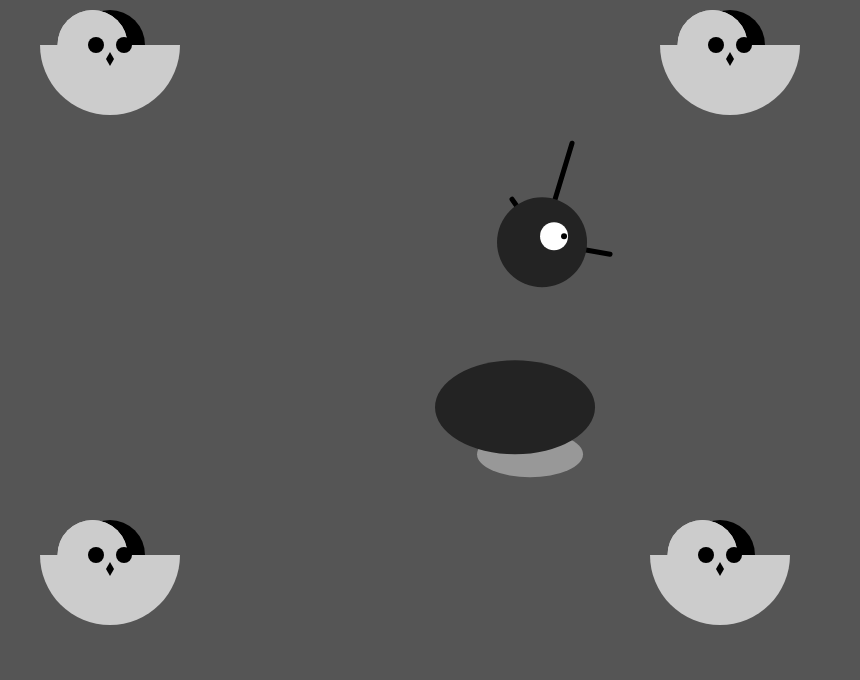
Frame 1 (no input)
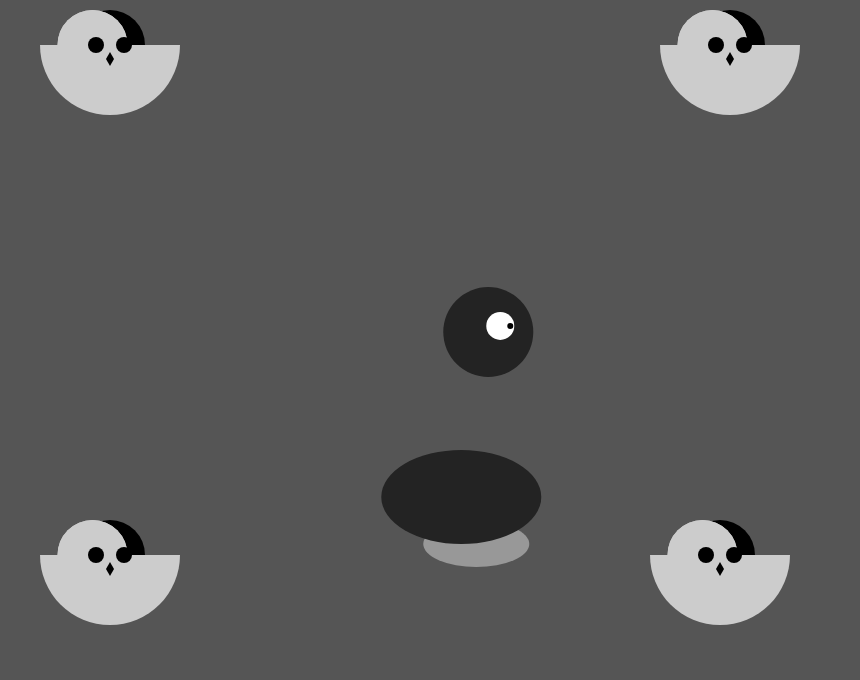
Frame 60 (no input)
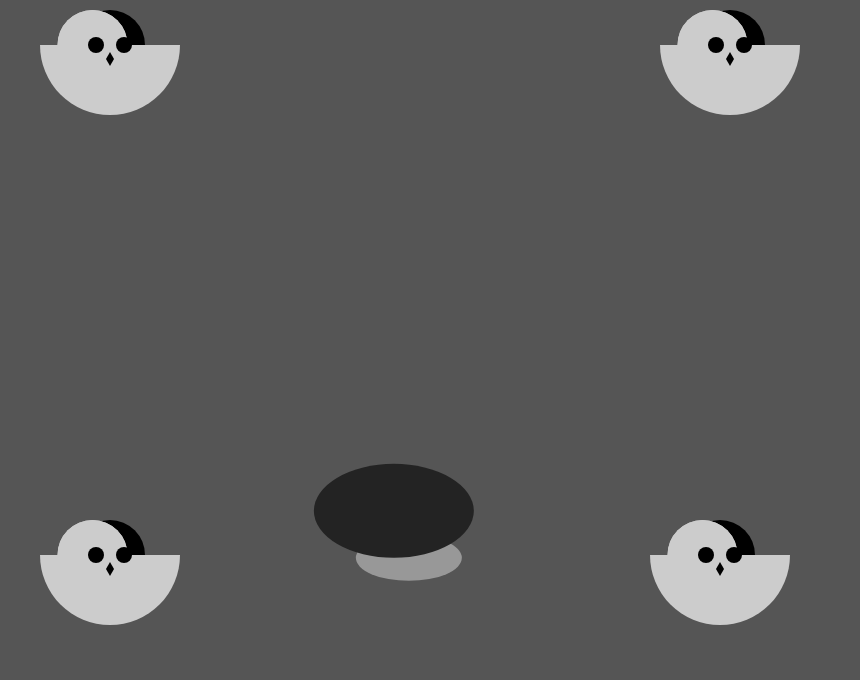
Frame 120 (the mouse pressed at the canvas centre since frame 60)

The p5.js sketch that drew these frames (run headless with seeded random() and noise() and a simulated clock; from frame 60 on, the mouse is pressed at the canvas centre):

// p5.js sketch
// ── sketch.js
var cnv;
var x = 60;
var y = 440;
var radius = 45;
var bodyHeight = 160;
var neckHeight = 20;
var easing = 0.1;
var angle = 0.2;
var angle = 0.2;
var offset = 450;
var scalar = 140;
var speed = 0.07;
var cnv;



function centerCanvas() {
    var x = (windowWidth - width) / 1;
    var y = (windowHeight - height) / 1;
    cnv.position(x, y);
  }


function setup() {
    createCanvas(860, 680);
    strokeWeight(5);
    ellipseMode(RADIUS);
}







function draw() {

    var x = offset + cos(angle) * scalar;
    var y = offset + sin(angle) * scalar;

    angle += speed;

    x += random(-4,4);
    y += random(-1,1);

    neckHeight = 40 + sin(angle) * 30;
    angle +=0.05; 

    var ny = y - bodyHeight - neckHeight - radius;

    var targetX = mouseX;
    x += (targetX - x) * easing;

    if (mouseIsPressed) {
        neckHeight = -336;
        bodyHeight = 70;
    }
    else {
        neckHeight = 120;
        bodyHeight = 70;
    }

    var neckY = y - bodyHeight - neckHeight - radius;
    background(85);


    

    line(x + 12, neckY, x - 18, neckY - 43);
    line(x + 12, neckY, x + 42, neckY - 99);
    line(x + 12, neckY, x + 80, neckY + 12);

    noStroke();
    fill(152);
    ellipse(x, y - 23, 53, 23);
    fill(35);
    ellipse(x - 15, y - bodyHeight, 80, bodyHeight - 23);

    fill(35);
    ellipse(x + 12, neckY, radius, radius);
    fill(255);
    ellipse(x + 24, neckY - 6, 14, 14);
    fill(0);
    ellipse(x + 34, neckY - 6, 3, 3);

    translate(110,110);
    stroke(0);
    strokeWeight(70);
    line(0,-35,0,-65);
    noStroke();
    fill(204);
    ellipse(-17.5,-65,35,35);
    ellipse(-17.5,-65,35,35);
    arc(0,-65,70,70,0,PI);
    fill(0);
    ellipse(-14,-65,8,8);
    ellipse(14,-65,8,8);
    quad(0,-58,4,-51,0,-44,-4,-51);


    translate(610,510);
    stroke(0);
    strokeWeight(70);
    line(0,-35,0,-65);
    noStroke();
    fill(204);
    ellipse(-17.5,-65,35,35);
    ellipse(-17.5,-65,35,35);
    arc(0,-65,70,70,0,PI);
    fill(0);
    ellipse(-14,-65,8,8);
    ellipse(14,-65,8,8);
    quad(0,-58,4,-51,0,-44,-4,-51);

    translate(-610,0);
    stroke(0);
    strokeWeight(70);
    line(0,-35,0,-65);
    noStroke();
    fill(204);
    ellipse(-17.5,-65,35,35);
    ellipse(-17.5,-65,35,35);
    arc(0,-65,70,70,0,PI);
    fill(0);
    ellipse(-14,-65,8,8);
    ellipse(14,-65,8,8);
    quad(0,-58,4,-51,0,-44,-4,-51);

    translate(620,-510);
    stroke(0);
    strokeWeight(70);
    line(0,-35,0,-65);
    noStroke();
    fill(204);
    ellipse(-17.5,-65,35,35);
    ellipse(-17.5,-65,35,35);
    arc(0,-65,70,70,0,PI);
    fill(0);
    ellipse(-14,-65,8,8);
    ellipse(14,-65,8,8);
    quad(0,-58,4,-51,0,-44,-4,-51);

   



}
